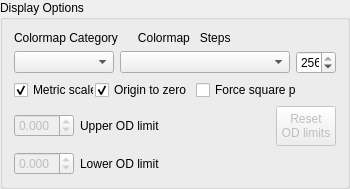
              <widget class="QGroupBox" name="DisplayOptions">
               <property name="sizePolicy">
                <sizepolicy hsizetype="Preferred" vsizetype="Fixed">
                 <horstretch>0</horstretch>
                 <verstretch>0</verstretch>
                </sizepolicy>
               </property>
               <property name="minimumSize">
                <size>
                 <width>0</width>
                 <height>150</height>
                </size>
               </property>
               <property name="title">
                <string>Display Options</string>
               </property>
               <layout class="QVBoxLayout" name="verticalLayout_2">
                <item>
                 <widget class="QLabel" name="label">
                  <property name="maximumSize">
                   <size>
                    <width>16777215</width>
                    <height>15</height>
                   </size>
                  </property>
                  <property name="text">
                   <string>Colormap Category      Colormap   Steps</string>
                  </property>
                 </widget>
                </item>
                <item>
                 <layout class="QHBoxLayout" name="horizontalLayout_4">
                  <item>
                   <widget class="QComboBox" name="CMCatBox">
                    <property name="sizePolicy">
                     <sizepolicy hsizetype="Maximum" vsizetype="Fixed">
                      <horstretch>0</horstretch>
                      <verstretch>0</verstretch>
                     </sizepolicy>
                    </property>
                    <property name="minimumSize">
                     <size>
                      <width>0</width>
                      <height>0</height>
                     </size>
                    </property>
                    <property name="maximumSize">
                     <size>
                      <width>100</width>
                      <height>16777215</height>
                     </size>
                    </property>
                   </widget>
                  </item>
                  <item>
                   <widget class="QComboBox" name="CMMapBox"/>
                  </item>
                  <item>
                   <widget class="QSpinBox" name="StepSpin">
                    <property name="maximumSize">
                     <size>
                      <width>40</width>
                      <height>16777215</height>
                     </size>
                    </property>
                    <property name="minimum">
                     <number>2</number>
                    </property>
                    <property name="maximum">
                     <number>256</number>
                    </property>
                    <property name="value">
                     <number>256</number>
                    </property>
                    <property name="displayIntegerBase">
                     <number>10</number>
                    </property>
                   </widget>
                  </item>
                 </layout>
                </item>
                <item>
                 <layout class="QHBoxLayout" name="horizontalLayout_6" stretch="1,1,1,0">
                  <property name="spacing">
                   <number>1</number>
                  </property>
                  <item>
                   <widget class="QCheckBox" name="MetricCheckBox">
                    <property name="minimumSize">
                     <size>
                      <width>80</width>
                      <height>0</height>
                     </size>
                    </property>
                    <property name="maximumSize">
                     <size>
                      <width>80</width>
                      <height>16777215</height>
                     </size>
                    </property>
                    <property name="text">
                     <string>Metric scale</string>
                    </property>
                    <property name="checked">
                     <bool>true</bool>
                    </property>
                   </widget>
                  </item>
                  <item>
                   <widget class="QCheckBox" name="ZeroOriginCheckBox">
                    <property name="minimumSize">
                     <size>
                      <width>100</width>
                      <height>0</height>
                     </size>
                    </property>
                    <property name="maximumSize">
                     <size>
                      <width>100</width>
                      <height>16777215</height>
                     </size>
                    </property>
                    <property name="text">
                     <string>Origin to zero</string>
                    </property>
                    <property name="checked">
                     <bool>true</bool>
                    </property>
                   </widget>
                  </item>
                  <item>
                   <widget class="QCheckBox" name="SquarePxCheckBox">
                    <property name="minimumSize">
                     <size>
                      <width>100</width>
                      <height>0</height>
                     </size>
                    </property>
                    <property name="maximumSize">
                     <size>
                      <width>100</width>
                      <height>16777215</height>
                     </size>
                    </property>
                    <property name="autoFillBackground">
                     <bool>false</bool>
                    </property>
                    <property name="text">
                     <string>Force square px</string>
                    </property>
                    <property name="checkable">
                     <bool>true</bool>
                    </property>
                    <property name="checked">
                     <bool>false</bool>
                    </property>
                    <property name="autoRepeat">
                     <bool>false</bool>
                    </property>
                    <property name="autoExclusive">
                     <bool>false</bool>
                    </property>
                    <property name="tristate">
                     <bool>false</bool>
                    </property>
                   </widget>
                  </item>
                  <item>
                   <spacer name="horizontalSpacer">
                    <property name="orientation">
                     <enum>Qt::Horizontal</enum>
                    </property>
                    <property name="sizeHint" stdset="0">
                     <size>
                      <width>40</width>
                      <height>20</height>
                     </size>
                    </property>
                   </spacer>
                  </item>
                 </layout>
                </item>
                <item>
                 <layout class="QGridLayout" name="gridLayout_2">
                  <item row="1" column="1">
                   <widget class="QLabel" name="label_3">
                    <property name="text">
                     <string>Lower OD limit</string>
                    </property>
                   </widget>
                  </item>
                  <item row="1" column="0">
                   <widget class="QDoubleSpinBox" name="ODLowSpinBox">
                    <property name="enabled">
                     <bool>false</bool>
                    </property>
                    <property name="maximumSize">
                     <size>
                      <width>60</width>
                      <height>16777215</height>
                     </size>
                    </property>
                    <property name="locale">
                     <locale language="C" country="AnyCountry"/>
                    </property>
                    <property name="decimals">
                     <number>3</number>
                    </property>
                    <property name="minimum">
                     <double>-99.989999999999995</double>
                    </property>
                    <property name="singleStep">
                     <double>0.010000000000000</double>
                    </property>
                   </widget>
                  </item>
                  <item row="0" column="0">
                   <widget class="QDoubleSpinBox" name="ODHighSpinBox">
                    <property name="enabled">
                     <bool>false</bool>
                    </property>
                    <property name="maximumSize">
                     <size>
                      <width>60</width>
                      <height>16777215</height>
                     </size>
                    </property>
                    <property name="locale">
                     <locale language="C" country="AnyCountry"/>
                    </property>
                    <property name="decimals">
                     <number>3</number>
                    </property>
                    <property name="minimum">
                     <double>-99.989999999999995</double>
                    </property>
                    <property name="singleStep">
                     <double>0.010000000000000</double>
                    </property>
                   </widget>
                  </item>
                  <item row="0" column="1">
                   <widget class="QLabel" name="label_2">
                    <property name="text">
                     <string>Upper OD limit</string>
                    </property>
                   </widget>
                  </item>
                  <item row="0" column="2">
                   <widget class="QPushButton" name="pbRSTOD">
                    <property name="enabled">
                     <bool>false</bool>
                    </property>
                    <property name="minimumSize">
                     <size>
                      <width>40</width>
                      <height>40</height>
                     </size>
                    </property>
                    <property name="maximumSize">
                     <size>
                      <width>60</width>
                      <height>60</height>
                     </size>
                    </property>
                    <property name="text">
                     <string>Reset
OD limits</string>
                    </property>
                   </widget>
                  </item>
                 </layout>
                </item>
               </layout>
              </widget>
